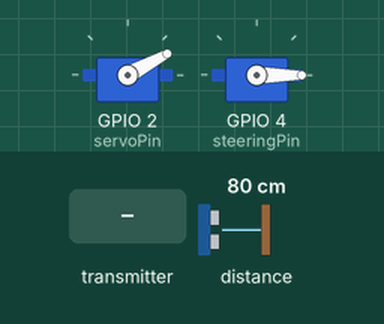
A sketch run on a simulated ESP32. Parts: 2 × servo. Inputs (shaded band) come from the test bench; at power-on: distance to the obstacle 80 cm. Servo pulses on a pin are drawn as a servo (544–2400 µs = 0–180°); what the sketch prints to the serial monitor is not drawn.

Above: at 1.79 s.
1.8 s: the transmitter starts sending yAxisValue = 1024
At 2.06 s:
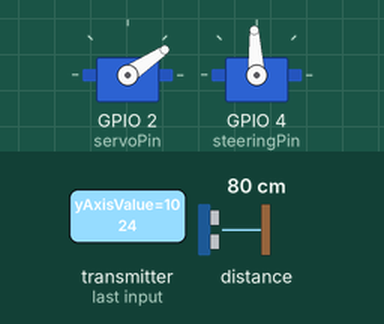
4.8 s: the transmitter starts sending yAxisValue = 0
At 4.97 s:
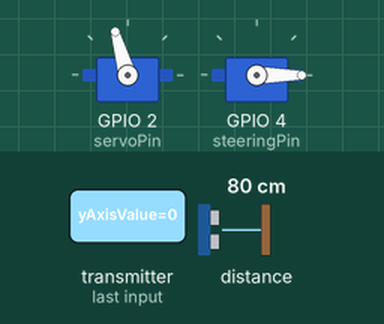
7.8 s: the transmitter starts sending yAxisValue = 2048
At 8.6 s:
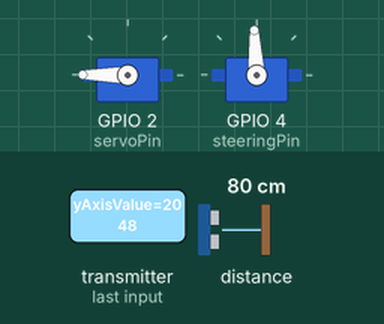
10.8 s: the transmitter starts sending yAxisValue = 4095
At 11.07 s:
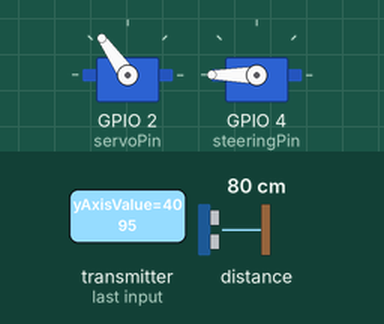
16.8 s: the transmitter starts sending yAxisValue = 0
At 24.5 s:
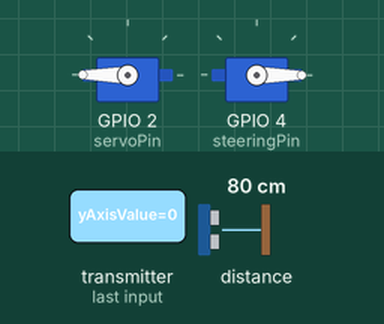
Timing chart, 0 to 41.2 s (numbered marks = the images above; inputs shaded):
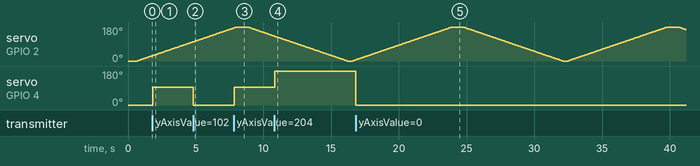

The sketch:

RC_Servo.ino
```cpp
#include <esp_now.h>
#include <esp_wifi.h>
#include <WiFi.h>
#include <Wire.h>
#include <Adafruit_VL53L0X.h>

Adafruit_VL53L0X lox = Adafruit_VL53L0X();

const int steeringPin = 4;  // First servo for steering
const int servoPin = 2;     // Second servo for LIDAR scanning

const int steeringChannel = 0;
const int steeringFreq = 50;
const int steeringResolution = 16;

const int servoChannel = 1;
const int servoFreq = 50;
const int servoResolution = 16;

int currentAngle = 0;
int step = 1;  // Increased step size for more noticeable movement
unsigned long lastUpdate = 0;
const unsigned long interval = 15;  // 15ms interval - typical update rate for these servos

int wifiChannel = 1;

uint8_t recieverMacAddress[] = {0x08, 0xA6, 0xF7, 0x65, 0xCF, 0xF4};

struct PacketData {
  int xAxisValue;
  int yAxisValue;
};
PacketData receivedData;

struct DistanceData{
  int distanceValue;
};
DistanceData data;

int angleToDutyCycle(int angle) {
    // PWM duty cycle values for 16-bit resolution
    const int SERVO_MIN_PULSEWIDTH = 1638;  // 0.5ms
    const int SERVO_MID_PULSEWIDTH = 4915;  // 1.5ms
    const int SERVO_MAX_PULSEWIDTH = 8192;  // 2.5ms

    return map(angle, 0, 180, SERVO_MIN_PULSEWIDTH, SERVO_MAX_PULSEWIDTH);
}

void onDataReceive(const uint8_t *mac_addr, const uint8_t *incomingData, int len) {
    memcpy(&receivedData, incomingData, sizeof(receivedData));
    Serial.print("Received Joystick Y-axis Value: ");
    Serial.println(receivedData.yAxisValue);
}

void onDataSent(const uint8_t *mac_addr, esp_now_send_status_t status) {
  Serial.print("Last Packet Send Status: ");
  Serial.println(status == ESP_NOW_SEND_SUCCESS ? "Success" : "Failed");
}

void setup() {
    Serial.begin(115200);  // Increased baud rate for better debugging

    // WiFi and ESP-NOW setup
    WiFi.mode(WIFI_STA);
    WiFi.disconnect();

    Serial.print("Receiver 2 MAC Address: ");
    Serial.println(WiFi.macAddress());

    esp_wifi_set_promiscuous(true);
    esp_wifi_set_channel(wifiChannel, WIFI_SECOND_CHAN_NONE);
    esp_wifi_set_promiscuous(false);

    if (esp_now_init() != ESP_OK) {
        Serial.println("Error initializing ESP-NOW");
        return;
    }
    Serial.println("ESP-NOW initialized successfully");

    esp_now_register_recv_cb(onDataReceive);

    esp_now_register_send_cb(onDataSent);
    esp_now_peer_info_t peerInfo;
    memset(&peerInfo, 0, sizeof(peerInfo));
    memcpy(peerInfo.peer_addr, recieverMacAddress, 6);
    peerInfo.channel = wifiChannel;
    peerInfo.encrypt = false;
    peerInfo.ifidx = WIFI_IF_STA;

  if (esp_now_add_peer(&peerInfo) != ESP_OK) {
       Serial.println("Failed to add peer");
    } else {
        Serial.println("Peer added successfully");
    }

    if (!lox.begin()) {
        Serial.println(F("Failed to initialize VL53L0X"));
        while(1); // Don't proceed if initialization fails
    }
    Serial.println(F("VL53L0X initialized successfully"));

    // Servo setup
    ledcSetup(steeringChannel, steeringFreq, steeringResolution);
    ledcAttachPin(steeringPin, steeringChannel);

    ledcSetup(servoChannel, servoFreq, servoResolution);
    ledcAttachPin(servoPin, servoChannel);

    // Initialize scanning servo to starting position
    ledcWrite(servoChannel, angleToDutyCycle(0));
    delay(500); // Give servo time to reach starting position
}

void loop() {
    unsigned long currentTime = millis();

    Serial.print("Processing Y-axis Value: ");
    Serial.println(receivedData.yAxisValue);

    int y = receivedData.yAxisValue;
    if (y == 0) {
        ledcWrite(steeringChannel, angleToDutyCycle(0));
    } else if (y >= 100 && y <= 4000) {
        ledcWrite(steeringChannel, angleToDutyCycle(90));
    } else if (y == 4095) {
        ledcWrite(steeringChannel, angleToDutyCycle(180));
    }

    // Handle scanning servo movement
    if (currentTime - lastUpdate >= interval) {
        lastUpdate = currentTime;

        // Update angle
        currentAngle += step;

        // Reverse direction at limits
        if (currentAngle >= 180) {
            currentAngle = 180;
            step = -step;
        } else if (currentAngle <= 0) {
            currentAngle = 0;
            step = -step;
        }

        // Move servo to new position
        ledcWrite(servoChannel, angleToDutyCycle(currentAngle));

        // Debug output
        Serial.print("Scanning Angle: ");
        Serial.println(currentAngle);
    }

    int measuredDistance;
    VL53L0X_RangingMeasurementData_t measure;
    lox.rangingTest(&measure, false);
    if (measure.RangeStatus != 4) {
      measuredDistance = measure.RangeMilliMeter;
      Serial.print("Distance(mm): ");
      Serial.println(measuredDistance);
    } else {
      measuredDistance = 0;
      Serial.println("out of range");
    }

    data.distanceValue = measuredDistance;

    esp_err_t result = esp_now_send(recieverMacAddress, (uint8_t *)&data, sizeof(data));
    if (result == ESP_OK) {
      Serial.println("Distance data sent successfully to Receiver");
    } else {
      Serial.println("Failed to send Distance data to Receiver");
    }


    // Reduced delay to prevent jerky movement
    delay(10);
}
```

Measured:
- after the input at 1.8 s, servo on GPIO 4 (steeringPin): 0° → 93° at once
- after the input at 4.8 s, servo on GPIO 4 (steeringPin): 93° → 0° at once
- after the input at 7.8 s, servo on GPIO 4 (steeringPin): 0° → 93° at once
- after the input at 10.8 s, servo on GPIO 4 (steeringPin): 93° → 180° at once
- after the input at 16.8 s, servo on GPIO 4 (steeringPin): 180° → 0° at once
